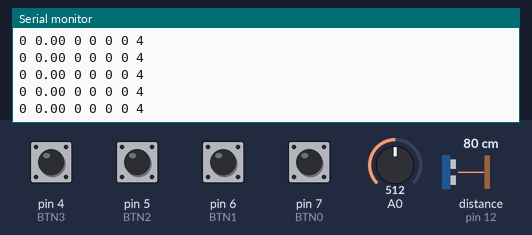
Simulated run of this sketch. Board: Arduino Uno, built with avr-gcc and run on an emulated ATmega328P. Shown: the last lines printed to the serial monitor. Wiring (inferred from the names in the program): ultrasonic range finder: trigger pin 13; echo pin 12. Inputs (shaded band) come from the test bench; at power-on: pin 4 (BTN3), pin 5 (BTN2), pin 6 (BTN1), pin 7 (BTN0) LOW, A0 = 512, distance to the obstacle (sensor on pin 12) 80 cm. The echo pulse lasts 58.3 µs per cm.

Above: at 7.2 s.
7.3 s: A0 set to 869
At 8.1 s:
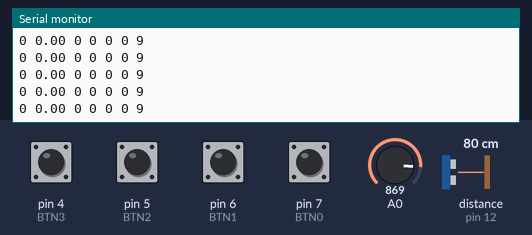
8.8 s: A0 set to 904
At 9.7 s:
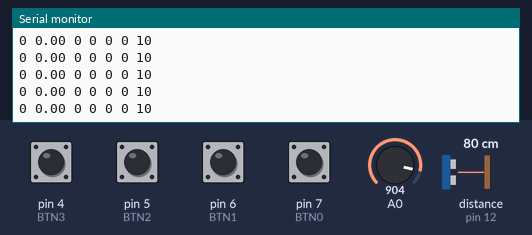

The sketch:

assignment_2.ino
```cpp
/*
 * MUSI 6304 - Project Studio
 * Assignment 2 - Arduino
 *    Ryan Rose
 *
 *   HC-SR04 Distance Sensing Code from
 *   Dejan Nedelkovski at www.HowToMechatronics.com
 */
#include <CircularBuffer.h>

// Pin definitions
#define TRIG 13
#define ECHO 12
#define BTN0 7
#define BTN1 6
#define BTN2 5
#define BTN3 4
#define POT 0

// Thresholds, data pruning constants
#define DISTANCE_MAX 50
#define DISTANCE_HISTORY 10
#define PEAK_THRESHOLD 2
#define PLAYRATE_LOOKBACK 1

// Playing state
#define PLAYING 1
#define NOT_PLAYING 0

void setup() {
  Serial.begin(9600);

  pinMode(TRIG, OUTPUT); // Ultrasound output
  pinMode(ECHO, INPUT); // Ultrasound input

  pinMode(BTN0, INPUT);
  pinMode(BTN1, INPUT);
  pinMode(BTN2, INPUT);
  pinMode(BTN3, INPUT);
}

// Helper that returns the average value of a buffer
float bufferAverage(CircularBuffer<int,DISTANCE_HISTORY> b, int i1, int i2) {
  float sum = 0.0;
  for(int i = i1; i < i2; i++) {
    sum += b[i];
  }
  return sum / (float)(i2 - i1);
}

/*
 * getCurrentDistance()
 *    Measures the distance from the ultrasound sensor.
 *    Output: adds values and timestamps to `distanceMeasurements` and `distanceTimestamps`
 */
int measuredDistance = 0;
long duration = 0.0;
CircularBuffer<int,DISTANCE_HISTORY> distanceMeasurements;
CircularBuffer<float,DISTANCE_HISTORY> avgDistanceMeasurements;
CircularBuffer<unsigned long,DISTANCE_HISTORY> distanceTimestamps;
CircularBuffer<unsigned long,DISTANCE_HISTORY> avgDistanceTimestamps;

void getCurrentDistance() {
  digitalWrite(TRIG, LOW); // Turn off ultrasound signal
  delayMicroseconds(2); // Ensure cleared
  digitalWrite(TRIG, HIGH); // Send 10µs of ultrasound signal
  delayMicroseconds(10);
  digitalWrite(TRIG, LOW); // Turn off ultrasound signal
  duration = pulseIn(ECHO, HIGH); // Reads ultrasound, returns travel time in µs
  measuredDistance = duration * 0.034 / 2; // Cal`culating the distance
  if(measuredDistance < DISTANCE_MAX) {
    distanceMeasurements.push(measuredDistance);
    distanceTimestamps.push(micros());
  }
  else {
    distanceMeasurements.push(DISTANCE_MAX);
    distanceTimestamps.push(micros());
  }
}

/*
 * determinePlayState()
 *    Determines whether or not to play the instrument based on distance readings.
 *    Output: sets `playState`
 */
bool playState = NOT_PLAYING;
float previous;
float current;
int repeatCtr = 0;
float peak = 50.0;
float playRate;

void determinePlayState() {
  current = bufferAverage(distanceMeasurements, 0, distanceMeasurements.size());
  avgDistanceMeasurements.push(current);
  avgDistanceTimestamps.push(micros());

  // When motion moves up, stop playing and force "breath"
  if((current - peak) > PEAK_THRESHOLD || current == 50.0){
    repeatCtr = 0;
    playState = NOT_PLAYING;
    playRate = 0.0;
    if(current == 50.0) peak = 50.0;
  }

  // If not moving, force "breath"
//  else if(repeatCtr > 5) {
//    peak = 0.0;
//    playRate = 0.0;
//  }
// This didn't work well so I cut it out


  // If moving, update peak
  else {
    playState = PLAYING;
    if(current < peak) peak = current;
  }

  if(previous == current) repeatCtr++;
  previous = current;

}

/*
 * determinePlayRate()
 *    Determines how fast the user is moving toward the sensor.
 *    Output: sets `playRate`
 */
void determinePlayRate() {
  float currentValue = avgDistanceMeasurements.last();
  float currentTimestamp = avgDistanceTimestamps.last();
  float lookbackIndex = max(0, avgDistanceMeasurements.size() - 1 - PLAYRATE_LOOKBACK);
  float lookbackValue = avgDistanceMeasurements[lookbackIndex];
  float lookbackTimestamp = avgDistanceTimestamps[lookbackIndex];

  // Use the average of the past PLAYRATE_LOOKBACK values to determine rate
  float playRateRaw = max(0, (lookbackValue - currentValue) / (currentTimestamp - lookbackTimestamp));

  // Make sure the value doesn't spike
  if(playRateRaw * 100000 < 10.0) playRate = playRateRaw;
}

int potSlider = 200;
int root;
int readPot;
void getRoot() {
  readPot = analogRead(0);
  if(readPot > 200) {
    potSlider = readPot;
  }
  root = map(potSlider, 200, 1023, 0, 12);
}

void loop() {
  getCurrentDistance();
  determinePlayState();
  if(playState == PLAYING) {
    determinePlayRate();
  }
  getRoot();

  Serial.print(playState);
  Serial.print(" ");
  // Time makes a very small number, so multuply by a big number to get the sig figs
  Serial.print(playRate * 100000);
  Serial.print(" ");
  Serial.print(digitalRead(BTN0));
  Serial.print(" ");
  Serial.print(digitalRead(BTN1));
  Serial.print(" ");
  Serial.print(digitalRead(BTN2));
  Serial.print(" ");
  Serial.print(digitalRead(BTN3));
  Serial.print(" ");
  Serial.println(root);
}
```

Measured:
- after the input at 7.3 s, the serial monitor: prints a new line after 0.06 s (image 1)
- after the input at 8.8 s, the serial monitor: prints a new line after 0.08 s (image 2)
